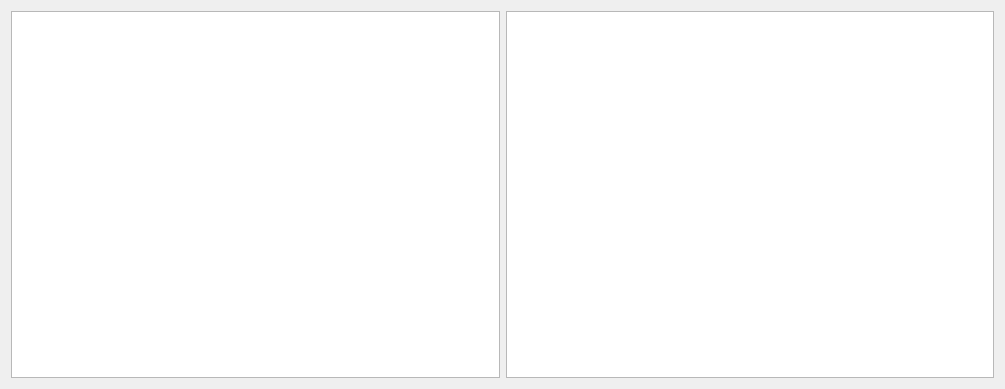
<?xml version="1.0" encoding="UTF-8"?>
<ui version="4.0">
 <class>ProcessForm</class>
 <widget class="QWidget" name="ProcessForm">
  <property name="geometry">
   <rect>
    <x>0</x>
    <y>0</y>
    <width>1005</width>
    <height>389</height>
   </rect>
  </property>
  <property name="windowTitle">
   <string>Form</string>
  </property>
  <layout class="QGridLayout" name="gridLayout">
   <item row="0" column="0">
    <widget class="QTreeView" name="ProcessTreeView"/>
   </item>
   <item row="0" column="1">
    <widget class="QTreeView" name="ProcessListView"/>
   </item>
  </layout>
 </widget>
 <resources/>
 <connections/>
</ui>
